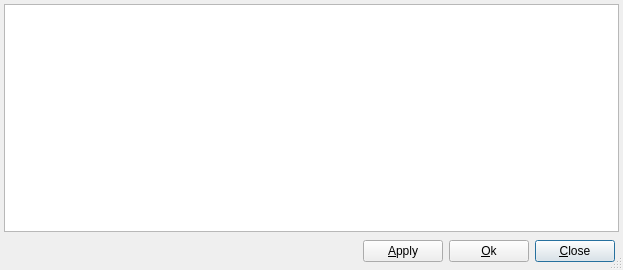
<?xml version="1.0" encoding="UTF-8"?>
<ui version="4.0">
 <class>ModuleSelectionDialog</class>
 <widget class="QDialog" name="ModuleSelectionDialog">
  <property name="geometry">
   <rect>
    <x>0</x>
    <y>0</y>
    <width>623</width>
    <height>270</height>
   </rect>
  </property>
  <property name="windowTitle">
   <string>ModuleSelectionDialog</string>
  </property>
  <property name="sizeGripEnabled">
   <bool>true</bool>
  </property>
  <layout class="QVBoxLayout" name="verticalLayout" stretch="0,0">
   <property name="spacing">
    <number>4</number>
   </property>
   <property name="leftMargin">
    <number>4</number>
   </property>
   <property name="topMargin">
    <number>4</number>
   </property>
   <property name="rightMargin">
    <number>4</number>
   </property>
   <property name="bottomMargin">
    <number>4</number>
   </property>
   <item>
    <widget class="QTreeView" name="listAvailable">
     <property name="alternatingRowColors">
      <bool>true</bool>
     </property>
     <property name="itemsExpandable">
      <bool>false</bool>
     </property>
     <property name="expandsOnDoubleClick">
      <bool>false</bool>
     </property>
    </widget>
   </item>
   <item>
    <widget class="QFrame" name="frame">
     <property name="frameShadow">
      <enum>QFrame::Raised</enum>
     </property>
     <layout class="QHBoxLayout" name="horizontalLayout">
      <property name="sizeConstraint">
       <enum>QLayout::SetMinAndMaxSize</enum>
      </property>
      <property name="leftMargin">
       <number>4</number>
      </property>
      <property name="topMargin">
       <number>4</number>
      </property>
      <property name="rightMargin">
       <number>4</number>
      </property>
      <property name="bottomMargin">
       <number>4</number>
      </property>
      <item>
       <spacer name="horizontalSpacer">
        <property name="orientation">
         <enum>Qt::Horizontal</enum>
        </property>
        <property name="sizeHint" stdset="0">
         <size>
          <width>40</width>
          <height>20</height>
         </size>
        </property>
       </spacer>
      </item>
      <item>
       <widget class="QPushButton" name="btnApply">
        <property name="text">
         <string>&amp;Apply</string>
        </property>
        <property name="autoDefault">
         <bool>false</bool>
        </property>
       </widget>
      </item>
      <item>
       <widget class="QPushButton" name="btnOkay">
        <property name="text">
         <string>&amp;Ok</string>
        </property>
        <property name="autoDefault">
         <bool>false</bool>
        </property>
       </widget>
      </item>
      <item>
       <widget class="QPushButton" name="btnClose">
        <property name="text">
         <string>&amp;Close</string>
        </property>
        <property name="default">
         <bool>true</bool>
        </property>
       </widget>
      </item>
     </layout>
    </widget>
   </item>
  </layout>
 </widget>
 <resources/>
 <connections/>
</ui>
